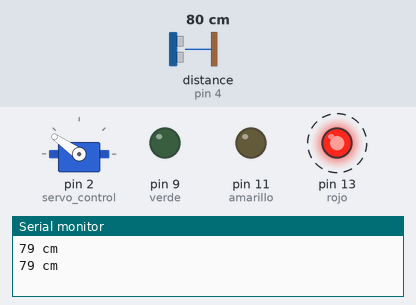
This sketch was run on a simulated Arduino Uno, built with avr-gcc and run on an emulated ATmega328P. On the bench: servo, output pins drawn as LEDs (lit = HIGH), the last lines printed to the serial monitor. Wiring (inferred from the names in the program): ultrasonic range finder: trigger pin 6; echo pin 4. Dashed ring = blinking. The inputs (shaded band) are chosen by the test bench; at power-on: distance to the obstacle (sensor on pin 4) 80 cm. The echo pulse lasts 58.3 µs per cm; pins used as bus, display or sensor lines are not drawn.

Above: at 2.3 s.
2.4 s: distance to the obstacle (sensor on pin 4) set to 12 cm
5.9 s: distance to the obstacle (sensor on pin 4) set to 9 cm
At 6.8 s:
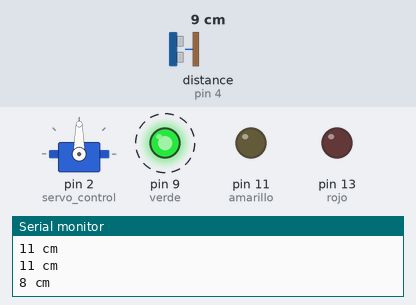
10.5 s: distance to the obstacle (sensor on pin 4) set to 120 cm
At 11.8 s:
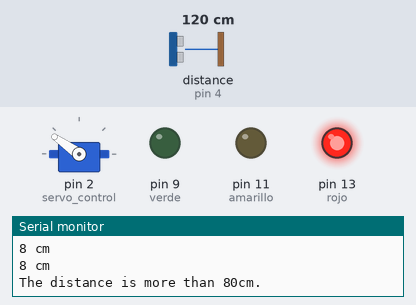
13.5 s: distance to the obstacle (sensor on pin 4) set to 83 cm
15.7 s: distance to the obstacle (sensor on pin 4) set to 76 cm
At 17.9 s:
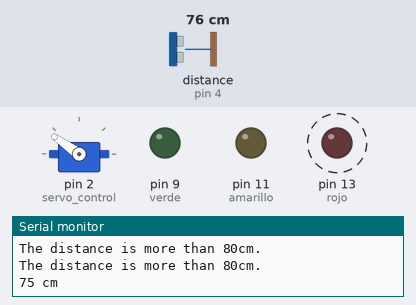
20.7 s: distance to the obstacle (sensor on pin 4) set to 2 cm
At 22.4 s:
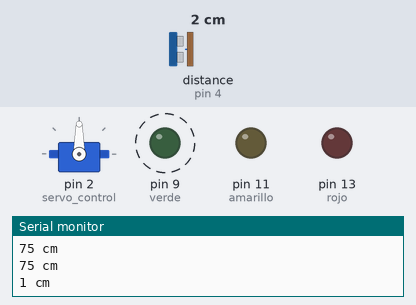
Timing chart, 0 to 26.7 s (numbered marks = the images above; inputs shaded):
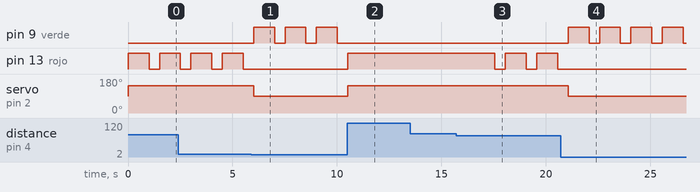

Measured:
- the behaviour switches between 11 and 10 cm on distance to the obstacle (sensor on pin 4) (found by bisection; images 0 and 1)
- the behaviour switches between 81 and 80 cm on distance to the obstacle (sensor on pin 4) (found by bisection; images 2 and 3)
- after the input at 5.9 s, pin 9 (verde): alternates HIGH for 1.0 s and LOW for 0.50 s, starting after 0.12 s; pin 13 (rojo): stops changing and stays LOW; servo on pin 2 (servo_control): 145° → 90° after 0.12 s
- after the input at 10.5 s, pin 9 (verde): stops changing and stays LOW; pin 13 (rojo): LOW → HIGH at once; servo on pin 2 (servo_control): 90° → 145° at once
- after the input at 15.7 s, pin 13 (rojo): alternates HIGH for 1.0 s and LOW for 0.51 s, starting after 1.9 s
- after the input at 20.7 s, pin 9 (verde): alternates HIGH for 1.0 s and LOW for 0.50 s, starting after 0.36 s; pin 13 (rojo): stops changing and stays LOW; servo on pin 2 (servo_control): 145° → 90° after 0.36 s
- by itself, pin 13 (rojo): alternates HIGH for 1.0 s and LOW for 0.50 s

The sketch:

Servo_SR04_3LEDs_taller_Enero2023_V2.ino
```cpp
// Code copied from https://www.instructables.com/Controlling-a-Servo-With-an-Ultrasonic-Sensor-Usin/
// Include servo library. we can look up a for different libraries to control servo
#include <Servo.h>

int rojo = 13;
int amarillo = 11;
int verde = 9;
// PWN pin 1 is to control servo (yellow-orange)
int servo_control = 2;
Servo servo; // Declare the servo variable
int sound = 250; // from
// trigger SR04 PWN Pin 6
int triggerpin = 6;
// echo SR04 PWN Pin 4
int echopin = 4;
void setup() {
  Serial.begin (9600);
  pinMode(triggerpin, OUTPUT); // Set up trigger ping from ultrasonic sensor HC-SR04
  pinMode(echopin, INPUT);
  pinMode(rojo, OUTPUT);
  pinMode(amarillo, OUTPUT);
  pinMode(verde, OUTPUT);
  servo.attach(servo_control); // Attach to defined Pin connected to servo control cable
}
void loop() {
  // measure distance with HC-SR04 sensor
  long duration, distance;
  digitalWrite(triggerpin, LOW);
  delayMicroseconds(2);
  digitalWrite(triggerpin, HIGH);
  delayMicroseconds(10);
  digitalWrite(triggerpin, LOW);
  duration = pulseIn(echopin, HIGH);
  distance = (duration/2)/29.1;
  if (distance <10){
    Serial.print(distance);
    Serial.println(" cm");
    digitalWrite(verde, HIGH);
    //delay(500);
    servo.write(90);
    delay(1000);
    digitalWrite(verde, LOW);
  }
  else if (distance < 80){
    Serial.print(distance);
    Serial.println(" cm");
    digitalWrite(rojo, HIGH);
    servo.write(145);
    delay(1000);
    digitalWrite(rojo, LOW);
  }
  else{
    Serial.println("The distance is more than 80cm.");
    digitalWrite(rojo, HIGH);
    servo.write(145);
    delay(1000);
  }
  delay(500);
  // Sample LED blinking code
  /*
  digitalWrite(rojo, HIGH);
  digitalWrite(amarillo, HIGH);
  digitalWrite(verde, HIGH);
  delay(500);
  digitalWrite(rojo, LOW);
  digitalWrite(amarillo, LOW);
  digitalWrite(verde, LOW);
  delay(500);
  // END of Sample LED blinking code
  */
  // Sample Servo code

  // END of Sample Servo code
  }
```
